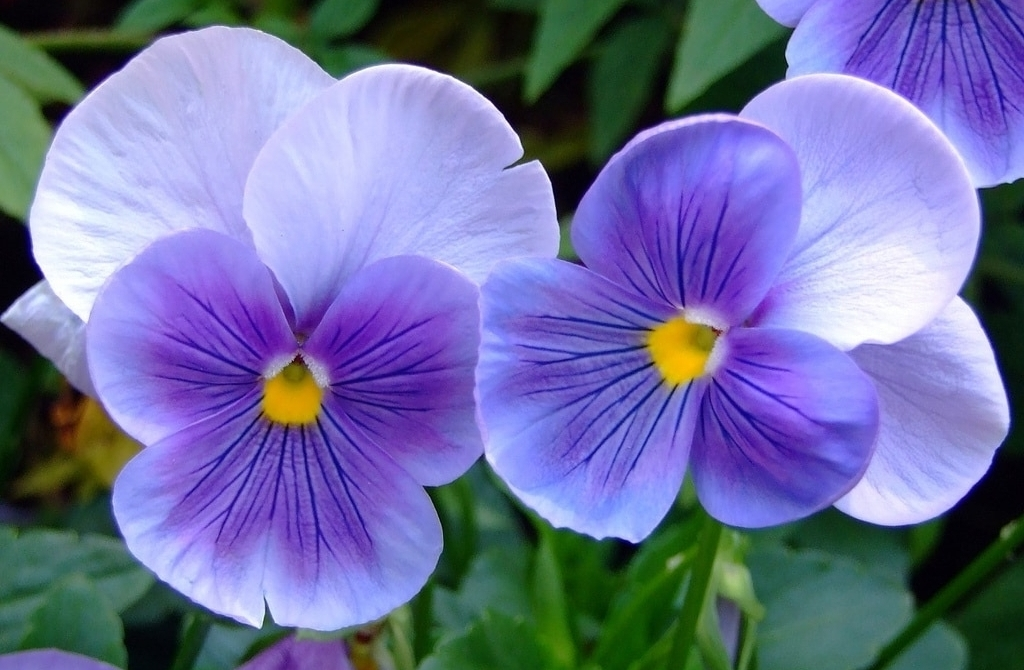
#> input picture Ntb3_Actividades_2020_SALSE_LUCAS/violetas.jpg, 1024 x 670 px
$ jupyter execute Ntb3_Actividades_2020_SALSE_LUCAS.ipynb   (older library calls are emulated)
#> lines starting #> are read from the running program, lines starting #| are printed output that depends on the picture
# Machine Learning e Imágenes en Python

## Actividad 3

### Mejora de Imagen e Histograma

Cargar en la notebook utilizando la librería OpenCV una imagen de manera monocroma y luego:

* Oscurecer la imagen y almacenarla en otra nueva variable.
* Aclarar la imagen y almacenarla en otra nueva variable.
* Aumentar el contraste de la imagen utilizando la ecualización del histograma.
* Mostrar los 4 histogramas de la imagen y aplicar brevemente la naturaleza de cada uno.

[cell 1]
### UTILIZAR TANTAS CELDAS DE CÓDIGO COMO SEA NECESARIO
import cv2
import numpy as np
import matplotlib.pyplot as plt


def ajuste_gamma(imagen,gamma):
    #función que dada una imagen (arreglo de tipo uint8), y un valor positivo gamma
    #devuelve otra del mismo tipo pero con ajute gamma, si gamma>1, más oscura y si gamma <1 más clara
    imagenresultado=255*((imagen/255)**gamma)
    imagenresultado=imagenresultado.astype('uint8')
    return imagenresultado

#Almacenamos la imágen de forma monocroma en la variable <img>
img = cv2.imread('violetas.jpg',0)
#> img: shape (670, 1024); min 0, max 255, mean 116.3


#Oscurecer la imagen y almacenarla en otra nueva variable (img_osc)
img_osc = img/2 # T(img)=img/2 Oscurece la imagen

print("Intensidad Píxel (0,0) original: ",img[0,0],"Su tipo de dato es", type(img[0,0]))
#| Intensidad Píxel (0,0) original:  6 Su tipo de dato es <class 'numpy.uint8'>
print("Intensidad Píxel (0,0) luego del oscurecimiento: ",img_osc[0,0],"\nTipo de dato ", type(img_osc[0,0]),
       "\nLa nueva matriz imagen es de tipo:", type(img_osc), "\n")
#| Intensidad Píxel (0,0) luego del oscurecimiento:  3.0
#| Tipo de dato  <class 'numpy.float64'>
#| La nueva matriz imagen es de tipo: <class 'numpy.ndarray'>

# Ahora debemos cambiar el tipo de datos a uint8
img_osc = img_osc.astype('uint8')

print("Después de la conversión de tipo, la imagen oscurecida tiene un tipo de dato ",type(img_osc),
      "\nY cada elemento es de tipo ",type(img_osc[0,0]), " luego de la conversion que hemos realizado")
#| Después de la conversión de tipo, la imagen oscurecida tiene un tipo de dato  <class 'numpy.ndarray'>
#| Y cada elemento es de tipo  <class 'numpy.uint8'>  luego de la conversion que hemos realizado
print()
print('Máximo de la imagen original= ',img.max())
#| Máximo de la imagen original=  255
print()
print('Máximo de la imagen oscurecida= ',img_osc.max())
#| Máximo de la imagen oscurecida=  127

#------------------Aclarar la imagen y almacenarla en otra nueva variable---------------------

img_acl = ajuste_gamma(img,0.2)

print("Intensidad Píxel (0,0) original: ",img[0,0],"Su tipo de dato es", type(img[0,0]))
#| Intensidad Píxel (0,0) original:  6 Su tipo de dato es <class 'numpy.uint8'>
print("Intensidad Píxel (0,0) luego del aclaramiento: ",img_acl[0,0],"\nTipo de dato ", type(img_acl[0,0]),
       "\nLa nueva matriz imagen es de tipo:", type(img_acl), "\n")
#| Intensidad Píxel (0,0) luego del aclaramiento:  120
#| Tipo de dato  <class 'numpy.uint8'>
#| La nueva matriz imagen es de tipo: <class 'numpy.ndarray'>

print('Máximo de la imagen original= ',img.max())
#| Máximo de la imagen original=  255
print()
print('Máximo de la imagen alcarada= ',img_acl.max())
#| Máximo de la imagen alcarada=  255


# Aumentar el contraste de la imagen utilizando la ecualización del histograma.
img_equalizada = cv2.equalizeHist(img)


# -------------------------Visualizaciones---------------------------------------------------
fig, axs = plt.subplots(nrows=1, ncols=4, sharex=True)
fig.set_figheight(4)
fig.set_figwidth(15)
axs[0].imshow(img, cmap='gray',vmin=0 ,vmax=255)
axs[0].set_title('Imagen original')

axs[1].imshow(img_osc, cmap='gray', vmin = 0, vmax = 255)
axs[1].set_title('Imagen oscurecida')

axs[2].imshow(img_acl, cmap='gray', vmin = 0, vmax = 255)
axs[2].set_title('Imagen aclarada')

axs[3].imshow(img_equalizada, cmap='gray', vmin = 0, vmax = 255)
axs[3].set_title('Imagen ecualizada')


plt.show()

fig, axs = plt.subplots(nrows=1, ncols=4, sharex=True)
fig.set_figheight(4)
fig.set_figwidth(15)
axs[0].hist(img[:,:].ravel(), 256,[0,256] )
axs[0].set_title('Histograma de iamgen original')
axs[0].set_xlabel('intensidad de iluminacion')
axs[0].set_ylabel('cantidad de pixeles')
axs[1].hist(img_osc[:,:].ravel(), 256,[0,256] )
axs[1].set_title('Histograma de imagen oscurecida')
axs[1].set_xlabel('intensidad de iluminacion')
axs[1].set_ylabel('cantidad de pixeles')

axs[2].hist(img_acl[:,:].ravel(), 256,[0,256] )
axs[2].set_title('Histograma de imagen aclarada')
axs[2].set_xlabel('intensidad de iluminacion')
axs[2].set_ylabel('cantidad de pixeles')

axs[3].hist(img_equalizada[:,:].ravel(), 256,[0,256] )
axs[3].set_title('Histograma de imagen ecualizada')
axs[3].set_xlabel('intensidad de iluminacion')
axs[3].set_ylabel('cantidad de pixeles')


plt.show()
#> figure, not shown here; panel 1: tallest bar 4911 high, from x = 106 to 107; panel 2: tallest bar 9619 high, from x = 52 to 53; panel 3: tallest bar 15085 high, from x = 240 to 241; panel 4: tallest bar 5221 high, from x = 166 to 167

#### Explicación histogramas
Al oscurcer una imagen, lo que se hace es disminuir el valor de cada uno de los pixeles, por esta razón al tener un valor menor debemos ver que el histograma se encuentra desplazado hacia la izquierda.

Al aclarar una iamgen, cada uno de los pixeles aumentan su valor por lo tanto el histograma se ve desplazado hacia la derecha, dado que tenemos valores más elevados en cada píxel.

En el último histograma (visto desde izquierda a derecha), podemos ver que la distribución de los valores de los pixeles es de forma uniforme por la aplciación de la ecualización en la imagen original, generando una imágen más "homogenea" en ese sentido.

### Transformaciones

Cargue una imagen de a elección y realice lo siguiente:

* Cambie la escala de la imagen cargada por una que sea mayor, y luego por una que sea menor. Almacene las imágenes en nuevas variables, muéstrelas e imprima sus dimensiones con el atributo ".shape".
* Rote la imagen utilizando los ángulos 30, 45 y 90. Almacene y muestre las nuevas imágenes rotadas. ¿Sufrieron algún cambio los píxeles de alguna de las imágenes? ¿Por qué?

[cell 2]
### UTILIZAR TANTAS CELDAS DE CÓDIGO COMO SEA NECESARIO
import cv2

# Cambie la escala de la imagen cargada por una que sea mayor,
# y luego por una que sea menor. Almacene las imágenes en nuevas variables,
# muéstrelas e imprima sus dimensiones con el atributo ".shape".
# ----------------------------------------------------------------------------------
imagen =cv2.imread('violetas.jpg')  # Leemos la imagen a escalar
#> imagen is the input picture: shape (670, 1024, 3); mean B, G, R 157.6, 111.8, 109.4
(h, w) = imagen.shape[:2]           # Almacenamos tanto el largo como el ancho respectivamente
#> h = 670; w = 1024
print ("El h es: ", h)
#| El h es:  670
print ("El w es: ", w)
#| El w es:  1024
k = 1.5                             # Factor de aumento     en la imagen
d = 2                               # Factor de disminucion en la imagen

imagen_mayor = cv2.resize(imagen,( int(w*k), int(h*k)))     #fijamos un tamaño mayor (920, 1080)
imagen_menor = cv2.resize(imagen,(int(w/d), int(h/d)))      #fijamos un tamaño menor (380, 512)

# Imagen original
text_img0 = "El tamanio de la imagen original es: " + str(imagen.shape)
print(text_img0)
#| El tamanio de la imagen original es: (670, 1024, 3)
cv2.imshow(text_img0, imagen) # A su vez mostramos el tamanio de la imagen original en el cuado de imagen.
cv2.waitKey(0)

# Imagen mas grande
text_imagen_mayor = "El tamanio de la imagen mayor es: " + str(imagen_mayor.shape)
print(text_imagen_mayor)
#| El tamanio de la imagen mayor es: (1005, 1536, 3)
cv2.imshow(text_imagen_mayor, imagen_mayor)
cv2.waitKey(0)

# Imagen mas chica
text_imagen_menor = "El tamanio de la imagen menor es: " + str(imagen_menor.shape)
print(text_imagen_menor)
#| El tamanio de la imagen menor es: (335, 512, 3)
cv2.imshow(text_imagen_menor, imagen_menor)
cv2.waitKey(0)

cv2.destroyAllWindows() #destruye las ventanas creadas

# ------------------------------------------------------------------------------------------------------

# Para rotar la imagen calculamos el centro de la misma
centro = (w / 2, h / 2)
#> centro = (512, 335)
escala = 1

# Calculamos las matrices de rotacion
m_90 = cv2.getRotationMatrix2D(centro, 90, escala)
m_30 = cv2.getRotationMatrix2D(centro, 30, escala)
m_45 = cv2.getRotationMatrix2D(centro, 45, escala)


rotated_img_90 = cv2.warpAffine(imagen, m_90, (w,h))
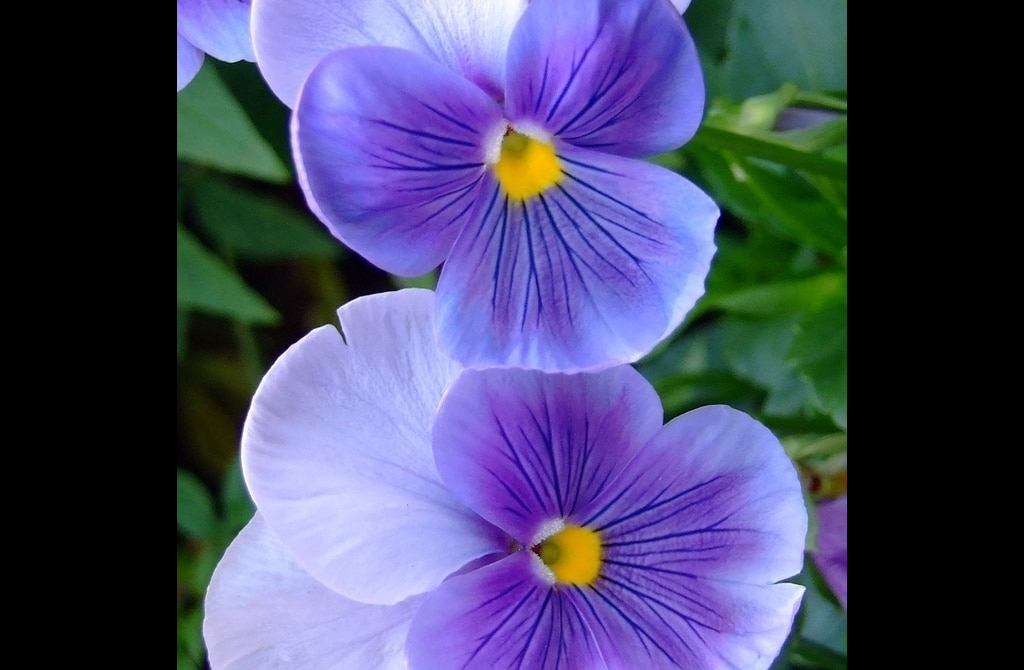
#> rotated_img_90: shape (670, 1024, 3); mean B, G, R 105.6, 71, 70.7
rotated_img_30 = cv2.warpAffine(imagen, m_30, (w,h))
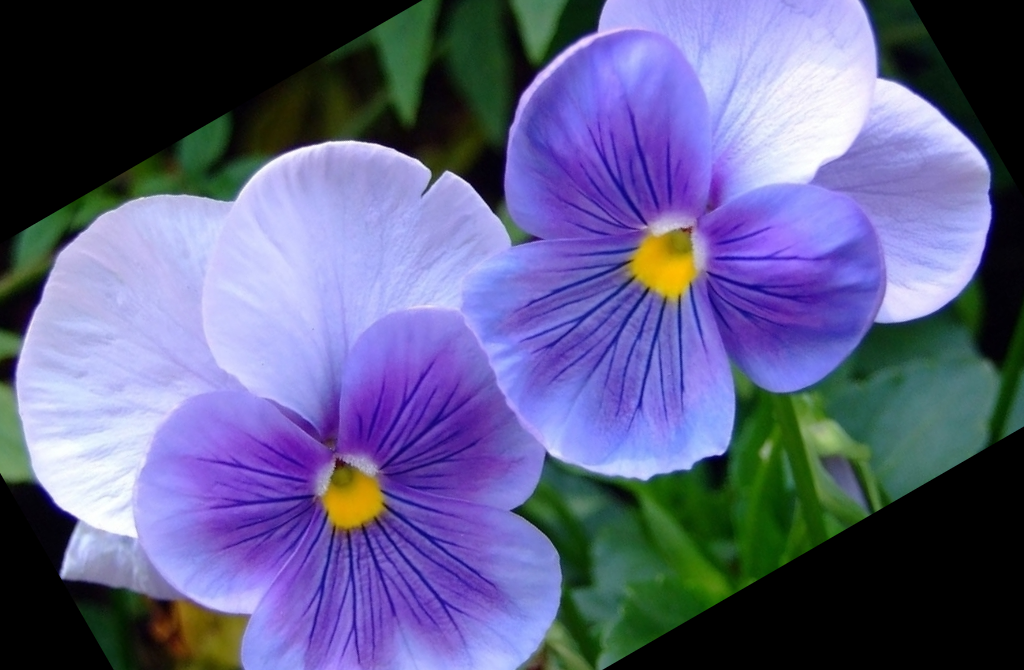
#> rotated_img_30: shape (670, 1024, 3); mean B, G, R 134.5, 93.9, 93.6
rotated_img_45 = cv2.warpAffine(imagen, m_45, (w,h))
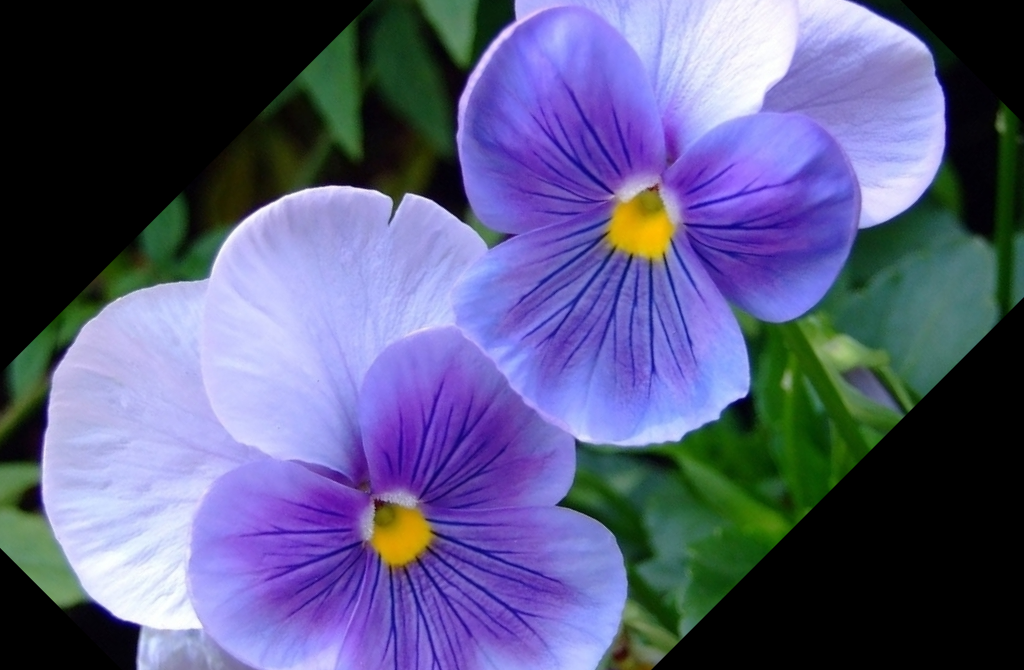
#> rotated_img_45: shape (670, 1024, 3); mean B, G, R 127, 88.8, 88

cv2.imshow('Original Image',imagen)
cv2.waitKey(0)
cv2.destroyAllWindows()

cv2.imshow("90 grados",rotated_img_90)
cv2.waitKey(0)

cv2.imshow("30 grados",rotated_img_30)
cv2.waitKey(0)

cv2.imshow("45 grados",rotated_img_45)
cv2.waitKey(0)
cv2.destroyAllWindows()

#### ¿Sufrieron algún cambio los píxeles de alguna de las imágenes? ¿Por qué?
Cuando se efectuaron las diferentes rotaciones, se peude observar que perdemos información de algunos píxeles, esto se debe a que una vez realizada la rotación las dimensiones pasan a ser otras para la imagen rotada. Es por esto que para solucionarlo se debería ajsutar el tamaño de la salida en cada una de las diferentes rotaciones.

### Filtros

Cargue una imagen a elección y realice lo siguiente:

* Aplíquele un filtro gaussiano utilizando la librería OpenCV y muestre la imagen filtrada. Explique lo que sucede al aplicar dicho filtro.

* Aplíquele un filtro Sobel utilizando la librería OpenCV y muestre la imagen filtrada. Explique brevemente lo que sucede al aplicar dicho filtro. Muestre los bordes horizontales y verticales, por separado, de la imagen aplicándole previamente el valor absoluto. ¿Cuál sería la diferencia si deseo utilizar un filtro de Laplace en lugar de Sobel?

[cell 3]
import cv2
import numpy as np
import matplotlib.pyplot as plt

img = cv2.imread('violetas.jpg')#carga la imagen BGR como arreglo numpy mxnx3 uint8
img_original = cv2.cvtColor(img, cv2.COLOR_BGR2GRAY)#BGR a monocroma numpy mxn uint8

n = 15

gris = cv2.cvtColor(img, cv2.COLOR_BGR2GRAY)#BGR a monocroma numpy mxn uint8
blur = cv2.GaussianBlur(gris,(n,n),0)

fig, axs = plt.subplots(nrows=1, ncols=2)
fig.set_figheight(8)
fig.set_figwidth(16)

axs[0].set_title('Imagen original')
axs[0].imshow(img_original, cmap='gray', vmin=0, vmax=255)
axs[1].set_title('Imagen con ruido Gaussiano')
axs[1].imshow(blur, cmap='gray', vmin=0,vmax=255)

#### Explicación de lo que sucede al aplicar el filtro Gaussiano
El filtro Gaussiano realiza un suavizado de la imágen provocando que ésta se desenfoque y se pierdan algunos de los detalles. Su utilidad es disminuir (no dejar pasar), las altas frecuencias (filtro pasa-bajo), es útil para reducir el ruido que podría tener una imágen. A mayor tamaño kernel mayor desenfoque.

[cell 4]
img2_original = cv2.imread('edificio.jpg', cv2.IMREAD_GRAYSCALE)
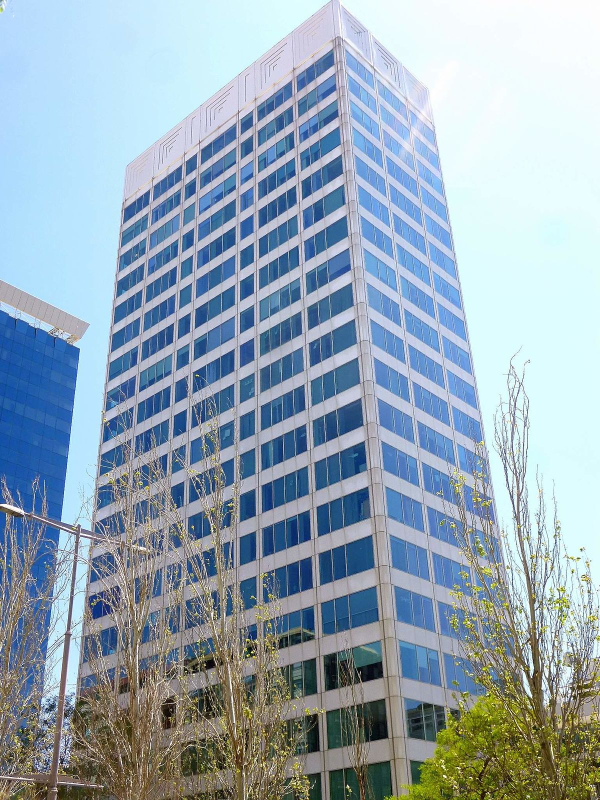
#> input picture Ntb3_Actividades_2020_SALSE_LUCAS/edificio.jpg, 1200 x 1600 px (shown at 1/2 size)
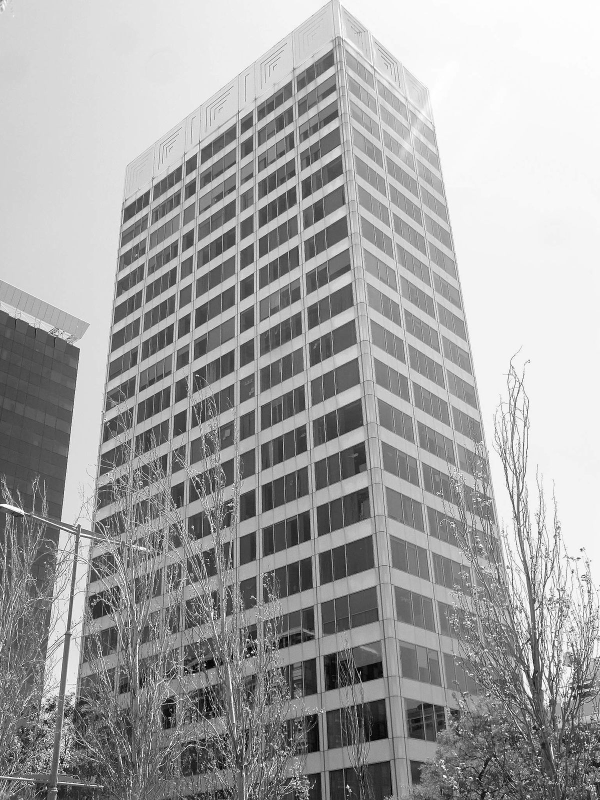
#> img2_original: shape (1600, 1200) (shown at 1/2 size); min 0, max 255, mean 163.7
# Filtro Sobel
sobel_h = cv2.Sobel(img2_original, ddepth = cv2.CV_64F, dx = 1, dy = 0, ksize = 3) # Derivada en x (horizontal)
sobel_v = cv2.Sobel(img2_original, ddepth = cv2.CV_64F, dx = 0, dy = 1, ksize = 3) # Derivada en y (vertical)
sobel_r = np.sqrt(sobel_h ** 2 + sobel_v ** 2) # Combinamos ambos gradientes para calcular la resultante
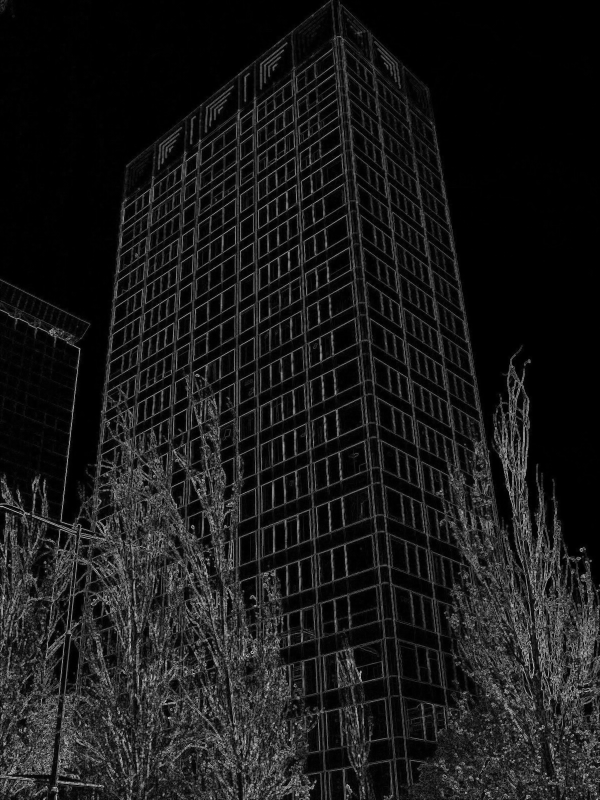
#> sobel_r: shape (1600, 1200) float64 (shown at 1/2 size); min 0, max 1075.5, mean 107.5; drawn with min black and max white

# Filtro de Laplace
laplacian = cv2.Laplacian(img2_original, cv2.CV_64F)
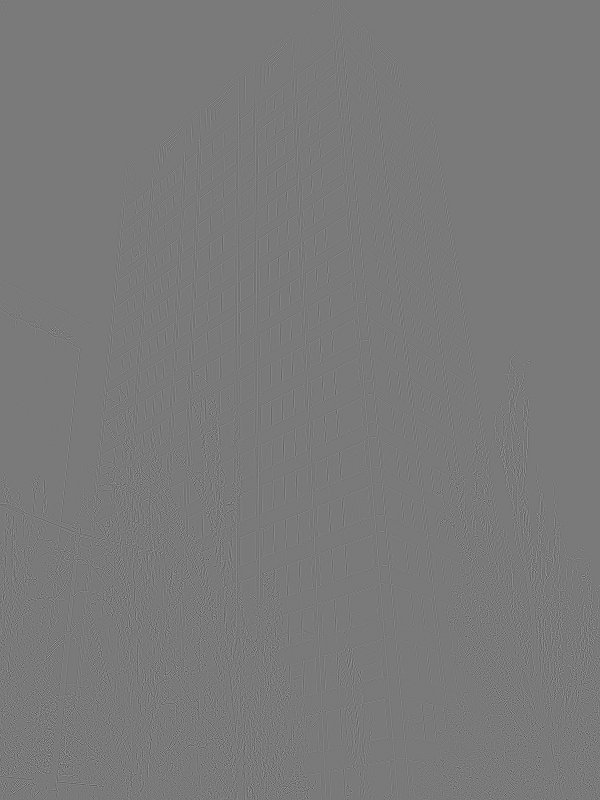
#> laplacian: shape (1600, 1200) float64 (shown at 1/2 size); min -810, max 883, mean 0; drawn with min black and max white

# Graficamos las 4 imagenes anteriores
fig, axs = plt.subplots(nrows=2, ncols=2)
fig.set_figwidth(8)
fig.set_figheight(10)

axs[0,0].set_title('Filtro Laplaciano')
axs[0,0].imshow(15*laplacian, cmap='gray', vmin=0, vmax=255)
axs[0,1].set_title('Filtro Sobel (resultante)')
axs[0,1].imshow(sobel_r, cmap='gray', vmin=0,vmax=255)
axs[1,0].set_title('Filtro Sobel (horizontal)')
axs[1,0].imshow(sobel_h, cmap='gray', vmin=0,vmax=255)
axs[1,1].set_title('Filtro Sobel (vertical)')
axs[1,1].imshow(sobel_v, cmap='gray', vmin=0,vmax=255)
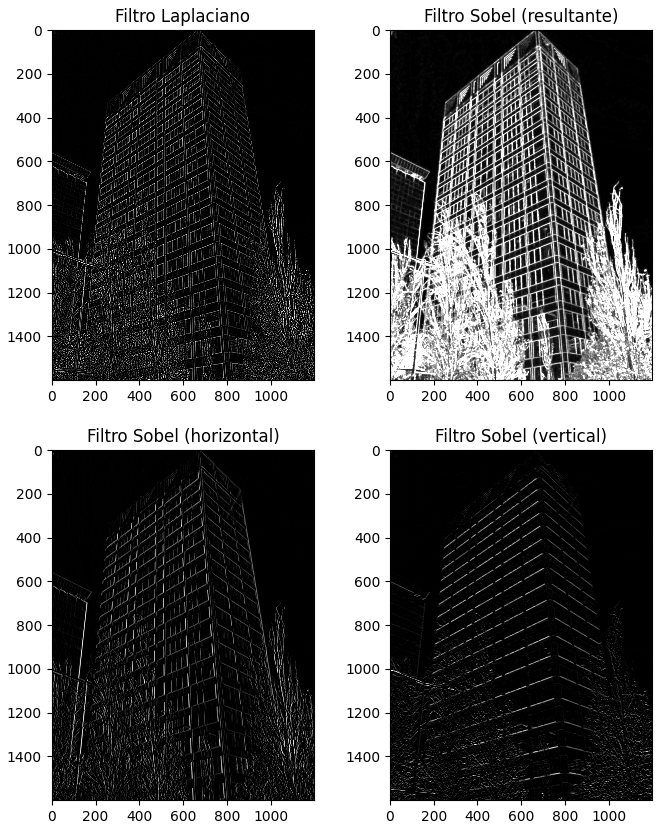
#> figure drawn by matplotlib, 4 panels
